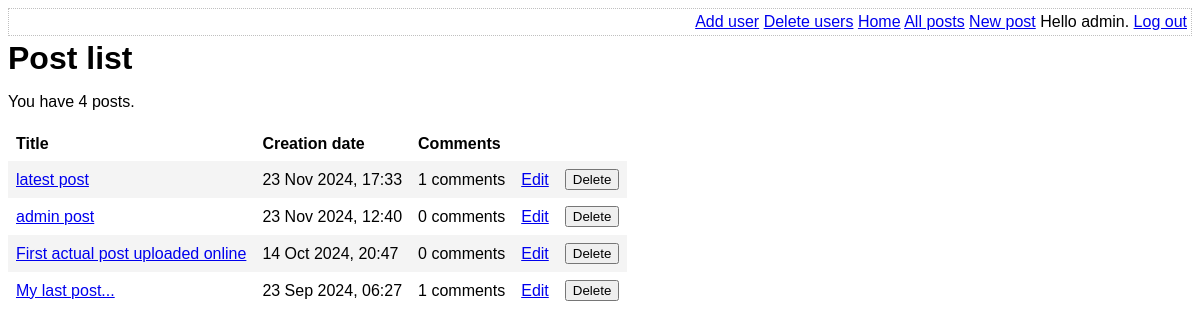
Page /list-posts.php (signed in) on the committed database.
### tables this page shows
CREATE TABLE post (
	id INTEGER PRIMARY KEY AUTOINCREMENT NOT NULL,
	title VARCHAR NOT NULL,
	body VARCHAR NOT NULL,
	user_id INTEGER NOT NULL,
	created_at VARCHAR NOT NULL,
	updated_at VARCHAR,
	FOREIGN KEY (user_id) REFERENCES user(id)
);

### lib/common.php (called while the page is built, shortened)
<?php
function htmlEscape($html)
{
    return htmlspecialchars($html, ENT_HTML5, 'UTF-8');
}
function convertSqlDate($sqlDate)
{
    $date = DateTime::createFromFormat('Y-m-d H:i:s', $sqlDate);
    return $date->format('d M Y, H:i');
}
function getAuthUser()
{
    if(isLoggedIn()){
        return $_SESSION['logged_in_username'];
    }
    else{
        return null;
    }
}
function isLoggedIn()
{
    return isset($_SESSION['logged_in_username']);
}
function getAllPosts(PDO $pdo)
{
    $stmt = $pdo -> query(
        'SELECT id, title, created_at, body, (SELECT COUNT(*) FROM comment WHERE comment.post_id = post.id) comment_count FROM post ORDER BY created_at DESC'
    );
    return $stmt->fetchAll(PDO::FETCH_ASSOC);
}
function getUserFromUserId(PDO $pdo, $userId){
    $sql = 'SELECT username FROM user WHERE id=:id';
    $stmt = $pdo -> prepare($sql);
    $stmt->execute(
        array('id' => $userId)
    );
    return $stmt->fetchColumn();
}
function getUserFromPostId(PDO $pdo, $postId)
{
    $sql = 'SELECT user_id FROM post WHERE id=:id';
    $stmt = $pdo->prepare($sql);
    $stmt -> execute(
        array('id' => $postId)
    );
    return $stmt->fetchColumn();
}
function checkUser(PDO $pdo, $postId, $username)
{
    $userId = getUserFromPostId($pdo, $postId);
    $author = getUserFromUserId($pdo, $userId);
    $adminUsername = 'admin';
    $allowed = false;
    if($author === $username or $username === $adminUsername)
    {
        $allowed = true;
    }
    return $allowed;
}

### list-posts.php (the view, shortened to what this page needs)
<?php
require_once 'lib/common.php';
$pdo = getPDO();
$posts = getAllPosts($pdo);
?>
<DOCTYPE html>
<html>
    <head>
        <?php require_once 'templates/head.php' ?>
    </head>
    <body>
        <?php require_once 'templates/top-menu.php' ?>
        <h1> Post list </h1>
        <p> You have <?php echo count($posts)?> posts. </p>
        <form method="post">
            <table id="post-list">
                <thead>
                    <tr>
                        <th> Title </th>
                        <th> Creation date </th>
                        <th> Comments </th>
                        <th></th>
                        <th></th>
                    </tr>
                </thead>
                <tbody>
                    <?php foreach ($posts as $post): ?>
                        <tr>
                            <td>
                                <a href="view-post.php?post_id=<?php echo $post['id'] ?>"><?php echo htmlEscape($post['title'])?></a>
                            </td>
                            <td>
                                <?php echo convertSqlDate($post['created_at']) ?>
                            </td>
                            <td>
                                <?php echo htmlEscape($post['comment_count']); ?> comments
                            </td>
                            <td>
                                <?php if(checkUser($pdo, $post['id'], getAuthUser())): ?>
                                    <a href="edit-post.php?post_id=<?php echo $post['id']?>">Edit</a>
                                <?php endif ?>
                            </td>
                            <td>
                                <?php if(checkUser($pdo, $post['id'], getAuthUser())): ?>
                                    <input
                                        type="submit"
                                        name="delete-post[<?php echo $post['id']?>]"
                                        value="Delete"
                                    />
                                <?php endif ?>
                            </td>
                        </tr>
                        <?php endforeach ?>
                </tbody>
            </table>
        </form>
    </body>
</html>

### assets/main.css (style rules this page uses)
h1, h2, h3 { margin-top: 0; margin-bottom: 8px; }
body { font-family: sans-serif; }
#post-list { border: 1px solid-silver; border-collapse: collapse; }
#post-list td, #post-list th { padding: 8px; text-align: left; }
#post-list tbody tr:nth-child(odd) { background-color: #f4f4f4; }

### rows in the picture
post: title "latest post", created_at "23 Nov 2024, 17:33", comment_count "1"
post: title "admin post", created_at "23 Nov 2024, 12:40", comment_count "0"
post: title "First actual post uploaded online", created_at "14 Oct 2024, 20:47", comment_count "0"
post: title "My last post...", created_at "23 Sep 2024, 06:27", comment_count "1"

### other values in the picture
htmlEscape(getAuthUser()) "admin"
count($posts) "4"
